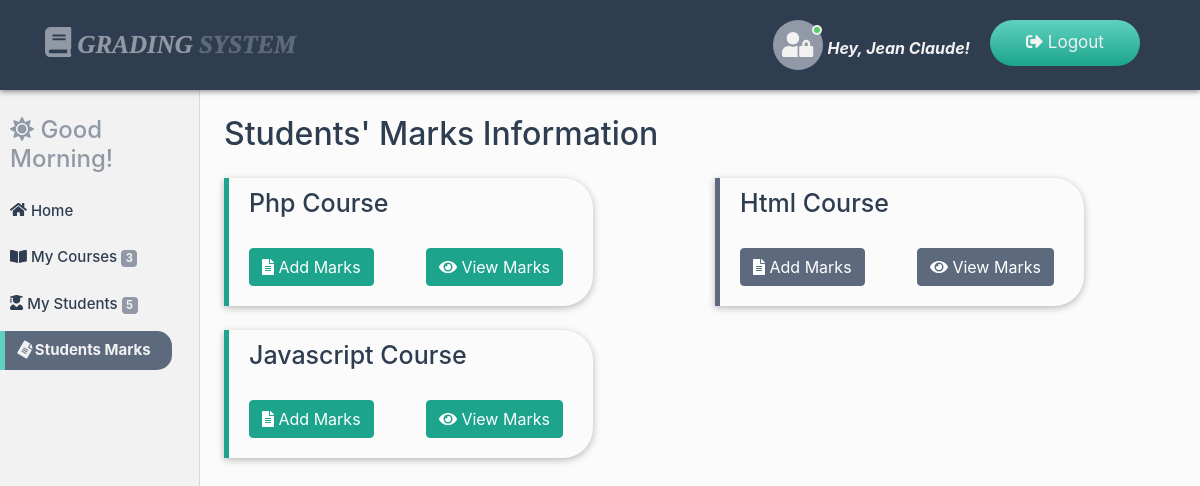
The app's page /teacher-dashboard/marks_page.php (signed in) with its own data.
### tables this page shows
CREATE TABLE `teacher` (
  `teacher_ID` int(20) NOT NULL,
  `teacher_Fname` varchar(200) NOT NULL,
  `teacher_Lname` varchar(200) NOT NULL,
  `teacher_Mail` varchar(200) NOT NULL,
  `teacher_Gen` varchar(20) NOT NULL,
  `teacher_Address` varchar(200) NOT NULL,
  `teacher_Phone` varchar(20) NOT NULL,
  `password` varchar(200) NOT NULL,
  `dep_ID` int(20) NOT NULL,
  `status` varchar(20) NOT NULL
);

CREATE TABLE `courses` (
  `course_ID` int(20) NOT NULL,
  `course_Name` varchar(200) NOT NULL,
  `dep_ID` int(20) NOT NULL,
  `total_Marks` int(20) NOT NULL,
  `status` varchar(20) NOT NULL
);

### teacher-dashboard/session/session.php (called while the page is built, shortened)
<?php
$session_Id = $_SESSION['teacherid'];
?>

### teacher-dashboard/marks_page.php (the view, shortened to what this page needs)
<?php
include("../connection/connect.php");
include("session/session.php");
$retr = "Select teacher.teacher_ID,teacher.teacher_Fname,department.dep_Name,department.dep_ID
FROM teacher INNER JOIN department ON teacher.dep_ID = department.dep_ID
AND teacher.teacher_ID = '$session_Id'";
$run_retr = mysqli_query($con, $retr);
$row_retr = mysqli_fetch_array($run_retr);
$fname = $row_retr['teacher_Fname'];
$departID = $row_retr['dep_ID'];
?>
<!DOCTYPE html>
<html lang="en">
<head>
<link rel="stylesheet" href="../css/bootstrap.min.css">
<link rel="stylesheet" href="../css/all.min.css">
<link rel="stylesheet" href="../css/main.css">
<link rel="stylesheet" href="../css/animate.css">
</head>
<body>
<nav class="navbar navbar-expand-md bg-dark navbar-dark fixed-top main-nav">
  <div class="container">
        <a class="navbar-brand" href="index.php"><i class="fas fa-book logo-icon"></i> Grading <span class="fat">System</span></a>
      <ul class="nav navbar-nav ml-auto lang-switcher">
      <li class="nav-item">
      <span class="user-img">
        <span class="user-icon">
          <i class="fas fa-user-lock"></i>
        </span>
        <span class="status online"></span>
      </span> <span class="hello-user">Hey, <?php echo $fname;?>!</span>
      </li>
      <li class="nav-item">
        <a class="nav-link" href="logout.php">
        <i class="fas fa-sign-out-alt"></i> Logout</a>
      </li>
      </ul>
    </div>
</nav>
<div class="container-fluid">
  <div class="row">
    <nav class="col-md-2 d-none d-md-block sidebar">
      <div class="sidebar-sticky">
        <div class="dash-salute wow bounceInLeft" data-wow-duration="2s">
            <?php
            $time = date("H");
            if(($time >="0") && ($time <"12")){
                echo"<h4><i class='fas fa-sun'></i> Good Morning!</h4>";
            }
            ?>
        </div>
          <ul class="nav flex-column dash-nav">
          <li class="nav-item">
          <a href="index.php" class="nav-link">
          <i class="fa fa-home dash-icon"></i> Home</a></li>
          <li class="nav-item">
          <a href="view_courses.php" class="nav-link">
          <i class="fa fa-book-open dash-icon"></i> My Courses
          <span class="badge badge-primary">
              <?php
              $count = "Select count(*) as NberOfData from courses where dep_ID = '$departID' and status='on'";
              $run_count = mysqli_query($con, $count);
              $row_count = mysqli_fetch_array($run_count);
              $count_data = $row_count['NberOfData'];
              echo $count_data;
              ?>
          </span>
          </a></li>
          <li class="nav-item">
          <a href="view_students_shift1.php" class="nav-link">
          <i class="fa fa-user-graduate dash-icon"></i> My Students
          <span class="badge badge-primary active-badge">
              <?php
              $count = "Select count(*) as NberOfData from student where dep_ID = '$departID' and status='on'";
              $run_count = mysqli_query($con, $count);
              $row_count = mysqli_fetch_array($run_count);
              $count_data = $row_count['NberOfData'];
              echo $count_data;
              ?>
          </span>
          </a></li>
          <li class="nav-item">
          <a href="marks_page.php" class="nav-link active">
          <i class="fa fa-file-alt dash-icon"></i> Students Marks</a></li>
          </ul>
      </div>
    </nav>
    <main role="main" class="col-md-10 ml-sm-auto px-4">
      <div class="dash-output-section">
        <h2>Students' Marks Information</h2>
        <?php
            $select = "Select * From courses where dep_ID = '$departID'
            GROUP BY course_ID";
            $run_select = mysqli_query($con, $select);
            $i= 1;
        ?>
        <?php while($row = mysqli_fetch_array($run_select)){ ?>
        <?php if ($i % 2 !== 0){ ?>
        <div class="row mt-4">
            <div class="col-md-6">
            <div class="course-section">
                <h3><?php echo $row["course_Name"];?> Course</h3>
                <div class="row">
                <div class="col-md-6">
                    <a href="student_add_marks1.php?course=<?php echo $row["course_ID"];?>"
                    class="btn btn-primary"><i class="fas fa-file-alt"></i>
                    Add Marks</a>
                </div>
                <div class="col-md-6">
                    <a href="view_marks_shift1.php?course=<?php echo $row["course_ID"];?>" class="btn btn-primary"><i class="fas fa-eye"></i>
                    View Marks</a>
                </div>
                </div>
            </div>
            </div>
            <?php }
            else { ?>
              <div class="col-md-6">
              <div class="course-section" style="border-left: 5px solid #5d6a7d;">
                  <h3><?php echo $row["course_Name"];?> Course</h3>
                  <div class="row">
                  <div class="col-md-6">
                      <a href="student_add_marks1.php?course=<?php echo $row["course_ID"];?>"
                      class="btn btn-dark"><i class="fas fa-file-alt"></i>
                      Add Marks</a>
                  </div>
                  <div class="col-md-6">
                      <a href="view_marks_shift1.php?course=<?php echo $row["course_ID"];?>" class="btn btn-dark"><i class="fas fa-eye"></i>
                      View Marks</a>
                  </div>
                  </div>
              </div>
              </div>
        </div>
        <?php } ?>
        <?php $i++; } ?>
      </div>
    </main>
  </div>
</div>
</body>
</html>

### css/main.css (style rules this page uses)
html,body { height: 100%; }
body { background-color: #fcfbfb; font-family: Roboto,sans-serif !important; min-height: 100vh; font-family: -apple-system, BlinkMacSystemFont, "Segoe UI", Roboto, "Helvetica Neue", Arial, "Noto Sans", sans-serif, "Apple Color Emoji", "Segoe UI Emoji", "Segoe UI Symbol", "Noto Color Emoji" !important; }
a, .btn { transition: all 0.6s; }
.main-nav { background-color: #2f3d51 !important; padding: 20px; margin-bottom: 0px !important; box-shadow: 0 2px 5px rgba(0,0,0,.4); }
.main-nav .navbar-brand { color: #9199a6; font-weight: bold; font-size: 25px; padding: 5px 0px; padding-right: 15px; text-shadow: 0 0 1px rgba(128,128,128,.8); font-family: Asap !important; text-transform: uppercase; font-style: oblique; }
.main-nav .navbar-brand span.fat { color: #5d6a7d; }
.main-nav .logo-icon { font-size: 30px; color: #9199a6 !important; }
.main-nav .lang-switcher a { color: #ffffff !important; background: linear-gradient(#5fd1c1,#1ca48c); font-size: 17px; margin-right: 15px; border-radius: 40px 40px 40px 40px; padding: 10px 30px 10px 30px; width: 150px; text-align: center; color: #f2f2f2 !important; }
.main-nav .lang-switcher .user-img { display: inline-block; position: relative; }
.main-nav .lang-switcher .user-icon { width: 50px; display: block; color: #f2f2f2; font-size: 20px; text-align: center; line-height: 50px; background: #60d1c1; background: linear-gradient(#9199a6,#9199a6); border-radius: 50%; font-size: 25px; height: 50px; }
.main-nav .lang-switcher .hello-user { color: #f2f2f2; font-style: italic; font-weight: bold; margin-right: 20px; }
.user-img .status { border: 2px solid #f2f2f2; top: 5px; height: 10px; position: absolute; right: 1px; width: 10px; }
.status { background-color: #ccc; border-radius: 50%; display: inline-block; height: 10px; width: 10px; }
.status.online { background-color: #55ce63; }
.sidebar { position: fixed; top: 0; bottom: 0; left: 0; z-index: 100; padding: 48px 0 0; box-shadow: inset -1px 0 0 rgba(0, 0, 0, .1); background-color: #f2f2f2 !important; }
.sidebar-sticky { position: relative; top: 0; height: calc(100vh - 48px); padding-top: 3rem; overflow-x: hidden; overflow-y: auto; }
.sidebar .nav-link { font-weight: 500; color: #333; }
.sidebar .nav-link.active { color: #007bff; }
.sidebar-sticky .dash-salute { margin-top: 20px; margin-left: 10px; color: #9199a6; width: 100% !important; }
.sidebar-sticky .dash-nav { border-radius: 0px; padding-top: 10px; padding-bottom: 5px; width: 90%; }
.sidebar-sticky .dash-nav li a { color: #2f3d51; margin: 0px 8px 8px 0px; transition: all 0.5s; font-family: -apple-system, BlinkMacSystemFont, "Segoe UI", Roboto, "Helvetica Neue", Arial, "Noto Sans", sans-serif, "Apple Color Emoji", "Segoe UI Emoji", "Segoe UI Symbol", "Noto Color Emoji"; padding-left: 10px; font-size: 15px; }
.sidebar-sticky .dash-nav li { width: 100% !important; margin-top: 0px; }
.sidebar-sticky .dash-nav li a.active { color: #f2f2f2; background-color: #5d6a7d; border-left: 5px solid #60d1c1; border-radius: 0px 15px 15px 0px; font-weight: bold; padding-left: 15px !important; }
.sidebar-sticky .dash-nav li a.active .dash-icon { -ms-transform: rotate(30deg); -webkit-transform: rotate(30deg); transform: rotate(30deg); transition: all 0.6s; }
.sidebar-sticky .dash-nav .badge-primary { background-color: #9199a6 !important; color: #f2f2f2; font-weight: bold !important; }
.dash-output-section { margin-top: 115px; padding-bottom: 30px; }
.dash-output-section h2 { color: #2f3d51; margin-bottom: 25px; }
.dash-output-section .course-section { background-color: #fcfbfb; padding: 20px; padding-top: 10px; box-shadow: 0px 2px 7px rgba(166, 166, 166,0.8); border-left: 5px solid #1ca48c; width: 80%; border-radius: 0px 30px 30px 0px; }
.dash-output-section .course-section h3 { color: #2f3d51; margin-bottom: 30px; font-size: 25px; }
.dash-output-section .course-section .btn-primary { border-color: #1ca48c !important; background-color: #1ca48c; }
.dash-output-section .course-section .btn-dark { border-color: #5d6a7d !important; background-color: #5d6a7d; }

### records on screen
teacher: teacher_Fname "Jean Claude"
courses: course_Name "Php"
courses: course_Name "Html"
courses: course_Name "Javascript"

### other values on screen
$count_data "3"
$count_data "5"
